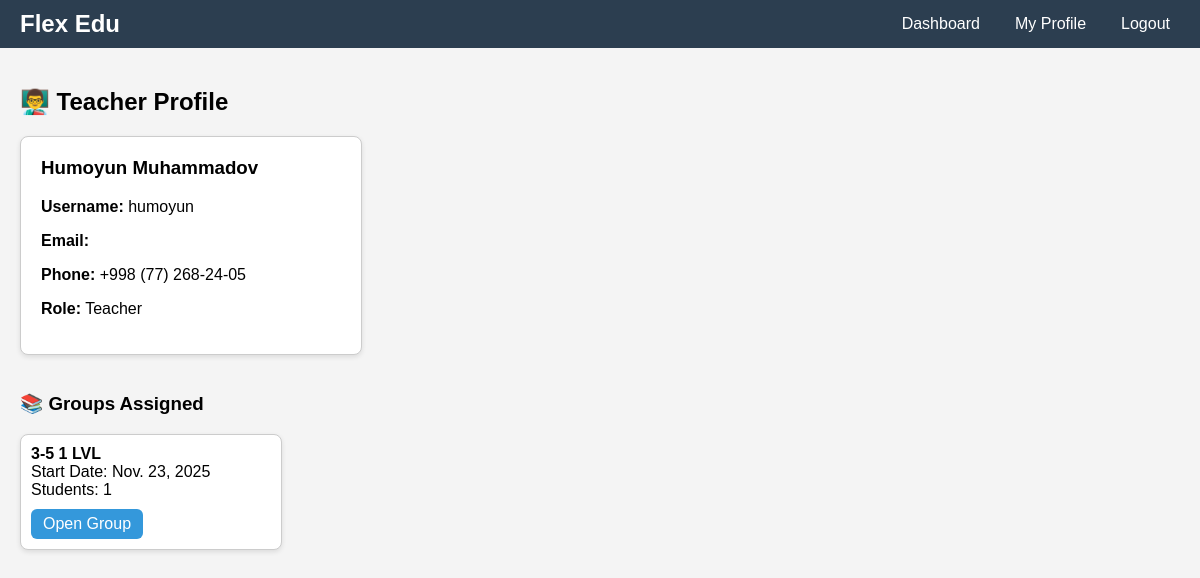
Screenshot of /teachers/3/ (signed in) with the database file from the repository.
### course_app/models.py (models this page shows, shortened)
class Teacher(models.Model):
    user = models.OneToOneField(User, on_delete=models.CASCADE)
    phone = models.CharField(max_length=20, blank=True)
    ROLE_CHOICES = (
        ('admin', 'Admin'),
        ('teacher', 'Teacher'),
    )
    role = models.CharField(max_length=10, choices=ROLE_CHOICES, default='teacher')

class Group(models.Model):
    title = models.CharField(max_length=200)
    teacher = models.ForeignKey(Teacher, on_delete=models.CASCADE)
    start_date = models.DateField()

### course_app/views.py (the view)
# urls.py: path('teachers/<int:id>/', views.teacher_profile, name='teacher_profile'),
@login_required
def teacher_profile(request, id):
    teacher = get_object_or_404(Teacher, id=id)
    groups = Group.objects.filter(teacher=teacher)
    students = Student.objects.filter(group__teacher=teacher)
    return render(request, "teacher_profile.html", {
        "teacher": teacher,
        "groups": groups,
        "student_count": students.count()
    })

### templates/teacher_profile.html (shortened to what this page needs)
{% extends "base.html" %}
{% block content %}
<h2 style="margin-bottom:20px;">👨‍🏫 Teacher Profile</h2>
<div class="teacher-cards" style="gap:20px;">
    <div class="teacher-card" style="width:300px; padding:20px; margin-bottom:20px;">
        <h3 style="margin-top:0;">{{ teacher.user.first_name }} {{ teacher.user.last_name }}</h3>
        <p><strong>Username:</strong> {{ teacher.user.username }}</p>
        <p><strong>Email:</strong> {{ teacher.user.email }}</p>
        <p><strong>Phone:</strong> {{ teacher.phone }}</p>
        <p><strong>Role:</strong> {{ teacher.get_role_display }}</p>
    </div>
</div>
<h3>📚 Groups Assigned</h3>
<div class="teacher-cards">
    {% for g in groups %}
    <div class="teacher-card" style="width:240px;">
        <strong>{{ g.title }}</strong><br>
        Start Date: {{ g.start_date }} <br>
        Students: {{ g.students.count }} <br>
        <a href="{% url 'group_detail' g.id %}"
           style="margin-top:10px; display:inline-block; background:#3498db;
                  padding:6px 12px; color:#fff; border-radius:6px;">
           Open Group
        </a>
    </div>
    {% empty %}
    <p>No groups assigned.</p>
    {% endfor %}
</div>
{% endblock %}

### templates/base.html (style rules this page uses)
body { font-family: Arial, sans-serif; margin:0; padding:0; background:#f4f4f4; }
a { text-decoration:none; color:inherit; }
.teacher-cards { display:flex; flex-wrap:wrap; gap:20px; }
.teacher-card { border:1px solid #ccc; padding:10px; border-radius:8px; width:200px; background:#fff; box-shadow:0 2px 5px rgba(0,0,0,0.1); }
.teacher-card a { display:inline-block; margin-top:5px; color:#2980b9; }

### rows the page displays
Teacher: user.first_name "Humoyun", user.last_name "Muhammadov", user.username "humoyun", phone "+998 (77) 268-24-05", role "Teacher"
Group: title "3-5 1 LVL", start_date "Nov. 23, 2025", students.count "1"
